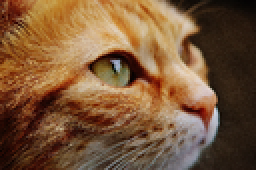
%> input picture AS1/Q3/cat3_LR.png, 128 x 85 px, shrunk from 376 x 250 before the run (shown 2 times larger)
$ octave Q3.m   (GNU Octave 9; MATLAB toolbox functions it lacks are replaced by stand-ins)
%> lines starting %> are read from the running program, lines starting %| are printed output that depends on the picture
### AS1/Q3/Cov2.m
function [output] = Cov2(input,mask)
[M,N] = size(input);
[m,n] = size(mask);
output = zeros(M,N,'double');
padSize = (m-1) / 2;
inputPadding = padarray(input,[padSize,padSize],0,'both');

for i = 1 : M
    for j = 1 : N
        newValue = 0;
        for s = 1 : m
            for t = 1 : n
                newValue = newValue + mask(s,t) *  inputPadding(i+s-1,j+t-1);
            end
        end
        output(i,j) = newValue;
    end
end

end

### AS1/Q3/computePSNR.m
function psnr = computePSNR(input1_s, input2_s)
fpeak = double(max(max(max(input1_s))));
mse = immse(input1_s, input2_s);
psnr = 10 * log10(fpeak^2/mse);
end

### AS1/Q3/Q3.m
clc;
clear all;
close all;
plotNum = 1;
input = imread('cat3_LR.png'); % 讀取題目圖片
%> input is the input picture: size 85x128x3 uint8; mean R, G, B 122.3, 87.6, 57
subplot(2,4,plotNum);imshow(input);title('Input');plotNum=plotNum+1;
[M,N,H] = size(input);
%> M = 85; N = 128; H = 3

input = im2double(input);
%> input: size 85x128x3 double
input_R = input(:,:,1);
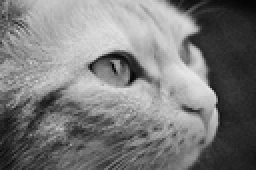
%> input_R: size 85x128 double (shown 2 times larger); min 0.00392, max 0.902, mean 0.48
input_G = input(:,:,2);
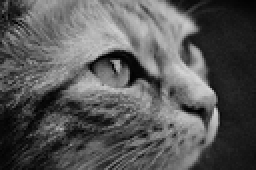
%> input_G: size 85x128 double (shown 2 times larger); min 0, max 0.835, mean 0.344
input_B = input(:,:,3);
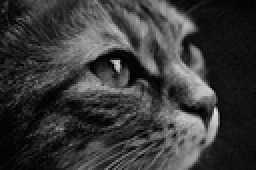
%> input_B: size 85x128 double (shown 2 times larger); min 0, max 0.89, mean 0.223

for hsize = [3,5,7]
    output = zeros(M,N,3,'double');
    G = fspecial('gaussian',hsize,1);
    output_R = Cov2(input_R,G);
    output_G = Cov2(input_G,G);
    output_B = Cov2(input_B,G);

    output(:,:,1) = output_R;
    output(:,:,2) = output_G;
    output(:,:,3) = output_B;
    output = im2uint8(output);

    subplot(2,4,plotNum);imshow(output);
    switch hsize
        case 3
            title('hsize = 3x3');
            imwrite(output,'hsize = 3x3.png');
        case 5
            title('hsize = 5x5');
            imwrite(output,'hsize = 5x5.png');
        case 7
            title('hsize = 7x7');
            imwrite(output,'hsize = 7x7.png');
    end
    plotNum=plotNum+1;
    PSNR_hsize(hsize) = computePSNR(im2uint8(input), output);
end
%> this loop made 3 passes
%> (mse in computePSNR, psnr in computePSNR) on passes 1 to 3: (103.7, 27.08), (136.6, 25.88), (139.8, 25.78)
%> pass 1, `output_R = Cov2(input_R,G);`:
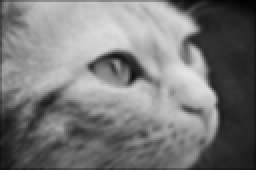
%> output_R: size 85x128 double (shown 2 times larger); min 0.0119, max 0.891, mean 0.476
%> pass 1, `output_G = Cov2(input_G,G);`:
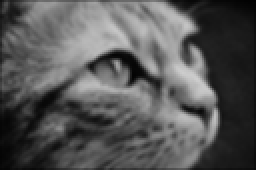
%> output_G: size 85x128 double (shown 2 times larger); min 0.00778, max 0.806, mean 0.341
%> after the loop:
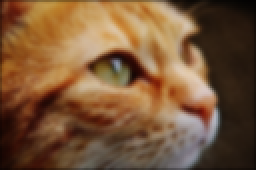
%> output: size 85x128x3 uint8 (shown 2 times larger); mean R, G, B 121.2, 86.8, 56.5
%> after the loop, PSNR_hsize = [0 0 27.08 0 25.88 0 25.78]; plotNum = 5

for sigma = [1,5,10]
    output = zeros(M,N,3,'double');
    G = fspecial('gaussian',5,sigma);
    output_R = Cov2(input_R,G);
    output_G = Cov2(input_G,G);
    output_B = Cov2(input_B,G);

    output(:,:,1) = output_R;
    output(:,:,2) = output_G;
    output(:,:,3) = output_B;
    output = im2uint8(output);

    subplot(2,4,plotNum);imshow(output);
    switch sigma
        case 1
            title('sigma = 1');
            imwrite(output,'sigma = 1.png');
        case 5
            title('sigma = 5');
            imwrite(output,'sigma = 5.png');
        case 10
            title('sigma = 10');
            imwrite(output,'sigma = 10.png');
    end
    plotNum=plotNum+1;
    PSNR_sigma(sigma) = computePSNR(im2uint8(input), output);
end
%> this loop made 3 passes
%> (mse in computePSNR, psnr in computePSNR) on passes 1 to 3: (136.6, 25.88), (267.1, 22.97), (272.5, 22.88)
%> pass 1, in Cov2 (call 11), `inputPadding = padarray(input,[padSize,padSize],0,'both');`:
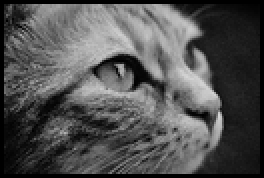
%> inputPadding: size 89x132 double (shown 2 times larger); min 0, max 0.835, mean 0.318
%> after the loop, PSNR_sigma = [25.88 0 0 0 22.97 0 0 0 0 22.88]
